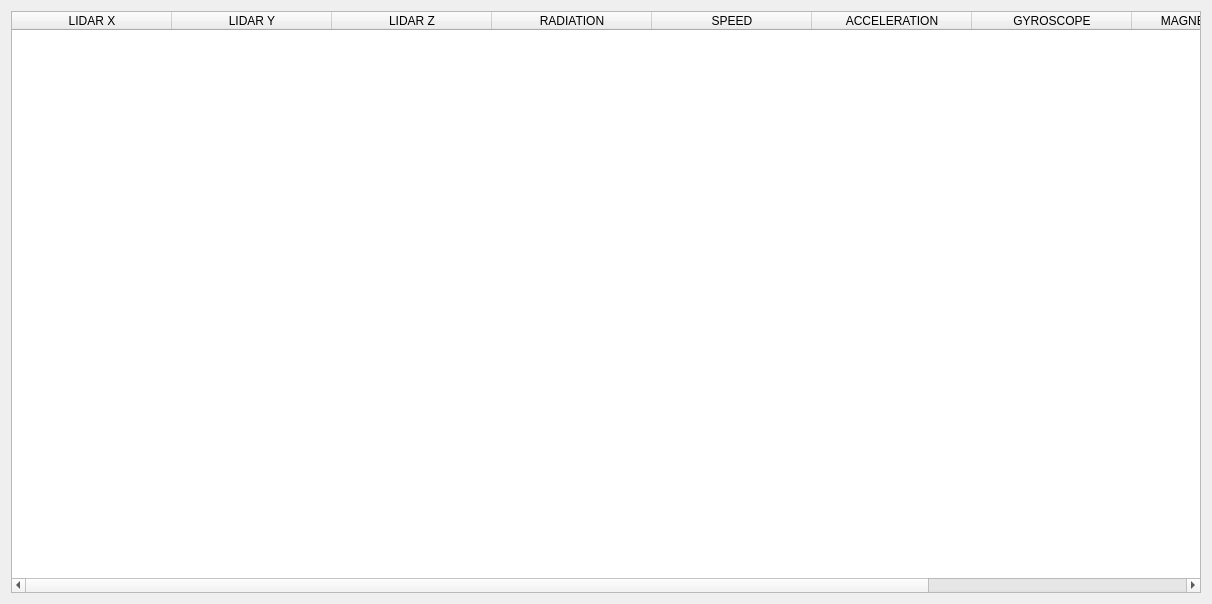
<?xml version="1.0" encoding="UTF-8"?>
<ui version="4.0">
 <class>LidarSlamDataWidget</class>
 <widget class="QWidget" name="LidarSlamDataWidget">
  <property name="geometry">
   <rect>
    <x>0</x>
    <y>0</y>
    <width>1212</width>
    <height>604</height>
   </rect>
  </property>
  <property name="minimumSize">
   <size>
    <width>0</width>
    <height>0</height>
   </size>
  </property>
  <property name="windowTitle">
   <string>Form</string>
  </property>
  <layout class="QHBoxLayout" name="horizontalLayout">
   <item>
    <widget class="QTableWidget" name="tableWidget">
     <property name="columnCount">
      <number>9</number>
     </property>
     <attribute name="horizontalHeaderDefaultSectionSize">
      <number>160</number>
     </attribute>
     <attribute name="horizontalHeaderMinimumSectionSize">
      <number>40</number>
     </attribute>
     <attribute name="verticalHeaderDefaultSectionSize">
      <number>40</number>
     </attribute>
     <attribute name="verticalHeaderMinimumSectionSize">
      <number>40</number>
     </attribute>
     <column>
      <property name="text">
       <string>LIDAR X</string>
      </property>
     </column>
     <column>
      <property name="text">
       <string>LIDAR Y</string>
      </property>
     </column>
     <column>
      <property name="text">
       <string>LIDAR Z</string>
      </property>
     </column>
     <column>
      <property name="text">
       <string>RADIATION</string>
      </property>
     </column>
     <column>
      <property name="text">
       <string>SPEED</string>
      </property>
     </column>
     <column>
      <property name="text">
       <string>ACCELERATION</string>
      </property>
     </column>
     <column>
      <property name="text">
       <string>GYROSCOPE</string>
      </property>
     </column>
     <column>
      <property name="text">
       <string>MAGNETOMETER</string>
      </property>
     </column>
     <column>
      <property name="text">
       <string>TIMESTAMPS</string>
      </property>
     </column>
    </widget>
   </item>
  </layout>
 </widget>
 <resources/>
 <connections/>
</ui>
